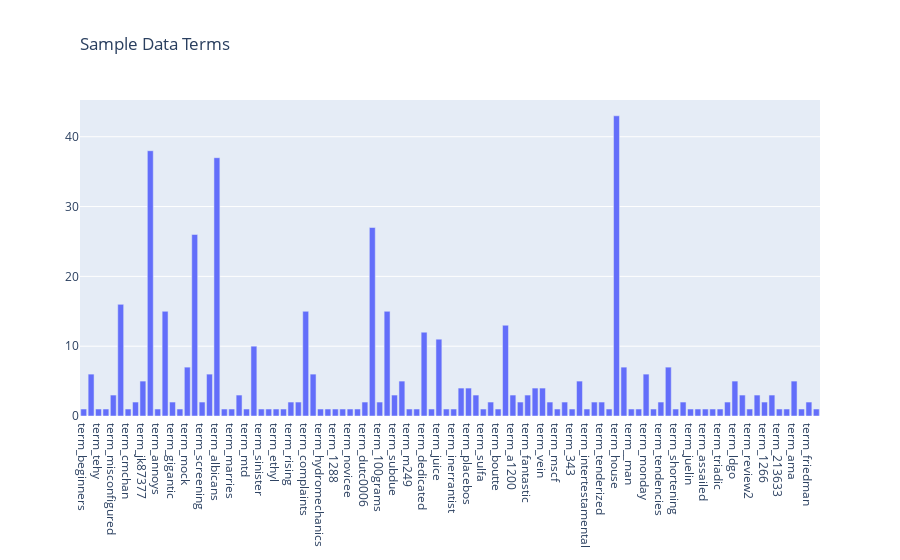

The notebook cell saved with this chart:
### Markdown cell above
### >>> **Exercise 14 (take home):** 
The chart above contains all the vocabulary, and it's computationally intensive to both compute and visualize. Can you efficiently reduce the number of terms you want to visualize as an exercise.

### Code cell
# Answer here
term_frequencies_df = pd.DataFrame({'terms': count_vect.get_feature_names(), 
                                            'counts': term_frequencies})
sample_term_frequencies_df = term_frequencies_df.sample(n=100, random_state=26)

sample_data = go.Bar(x = ["term_"+str(i) for i in sample_term_frequencies_df['terms']],
            y=sample_term_frequencies_df['counts'])

fig = go.Figure(sample_data)

fig.update_layout(
    title=go.layout.Title(
        text="Sample Data Terms",
        xref="paper",
        x=0
    )
)

fig.show()

### Figure 1 — Plotly figure (JSON) as saved in the notebook; plotly's stock layout.template omitted (floating-point values rounded to 4 significant figures)
{"data": [{"type": "bar", "x": ["term_beginners", "term_scanners", "term_tehy", "term_cholera", "term_misconfigured", "term_p12", "term_cmchan", "term_andersom", "term_jk87377", "term_omen", "term_annoys", "term_yellow", "term_gigantic", "term_blinds", "term_mock", "term_telephone", "term_screening", "term_hc", "term_albicans", "term_assassinated", "term_marries", "term_vital", "term_mtd", "term_generations", "term_sinister", "term_stenosis", "term_ethyl", "term_222525", "term_rising", "term_deadly", "term_complaints", "term_preview", "term_hydromechanics", "term_augjpeg", "term_1288", "term_24731", "term_novicee", "term_gerd", "term_dutc0006", "term_raster", "term_100grams", "term_gabriel", "term_subdue", "term_diagrams", "term_m249", "term_chiropractorstreat", "term_dedicated", "term_decisively", "term_juice", "term_motility", "term_inerrantist", "term_corrupt", "term_placebos", "term_2_c", "term_sulfa", "term_jzn", "term_boutte", "term_mountains", "term_a1200", "term_faking", "term_fantastic", "term_nrao", "term_vein", "term_finnerty", "term_mscf", "term_anonymously", "term_343", "term_sculptor", "term_intertestamental", "term_confined", "term_tenderized", "term_heteroorthodox", "term_house", "term_progression", "term__man", "term__law_", "term_monday", "term_salutary", "term_tendencies", "term_gripe", "term_shortening", "term_profeta", "term_juelin", "term_sounder", "term_assailed", "term_refrence", "term_triadic", "term_shoots", "term_ldgo", "term_noordewier", "term_review2", "term_1917", "term_1266", "term_4800", "term_213633", "term_cerrina", "term_ama", "term_helllo", "term_friedman", "term_28909"], "y": [1, 6, 1, 1, 3, 16, 1, 2, 5, 38, 1, 15, 2, 1, 7, 26, 2, 6, 37, 1, 1, 3, 1, 10, 1, 1, 1, 1, 2, 2, 15, 6, 1, 1, 1, 1, 1, 1, 2, 27, 2, 15, 3, 5, 1, 1, 12, 1, 11, 1, 1, 4, 4, 3, 1, 2, 1, 13, 3, 2, 3, 4, 4, 2, 1, 2, 1, 5, 1, 2, 2, 1, 43, 7, 1, 1, 6, 1, 2, 7, 1, 2, 1, 1, 1, 1, 1, 2, 5, 3, 1, 3, 2, 3, 1, 1, 5, 1, 2, 1]}], "layout": {"title": {"text": "Sample Data Terms", "x": 0, "xref": "paper"}}}
